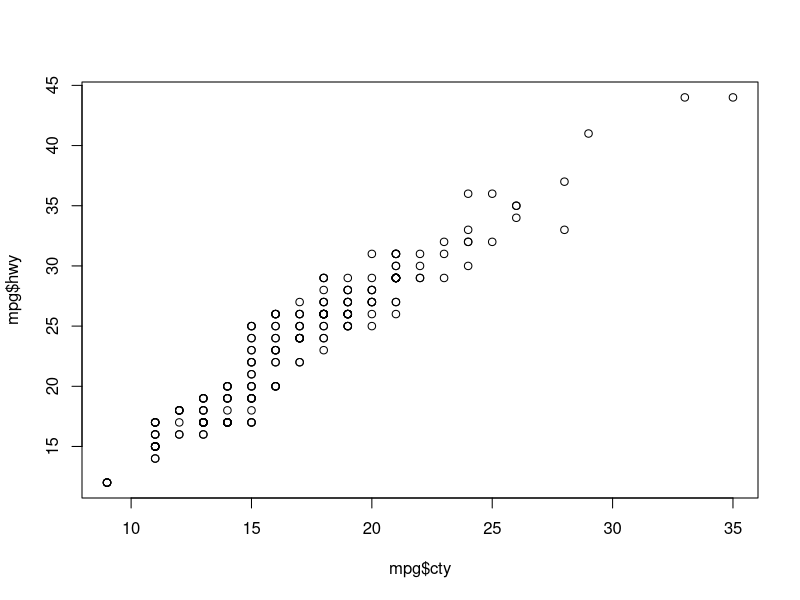
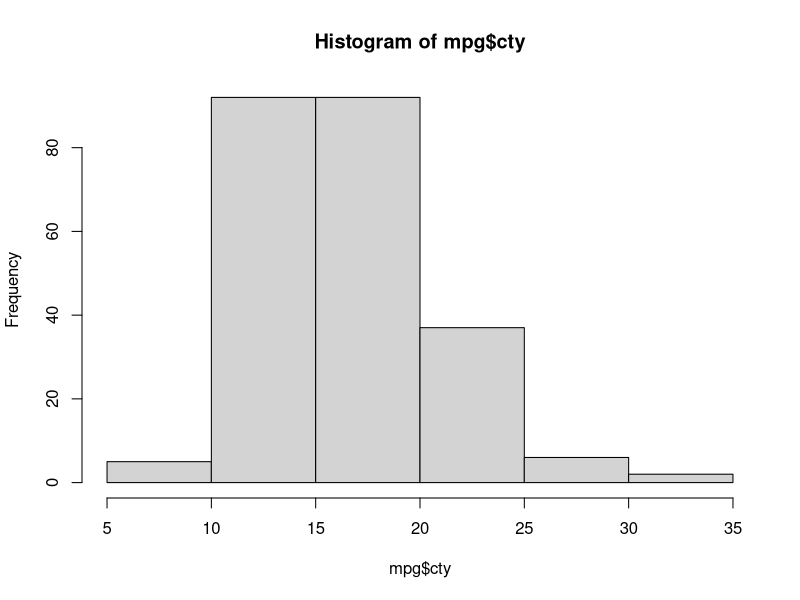
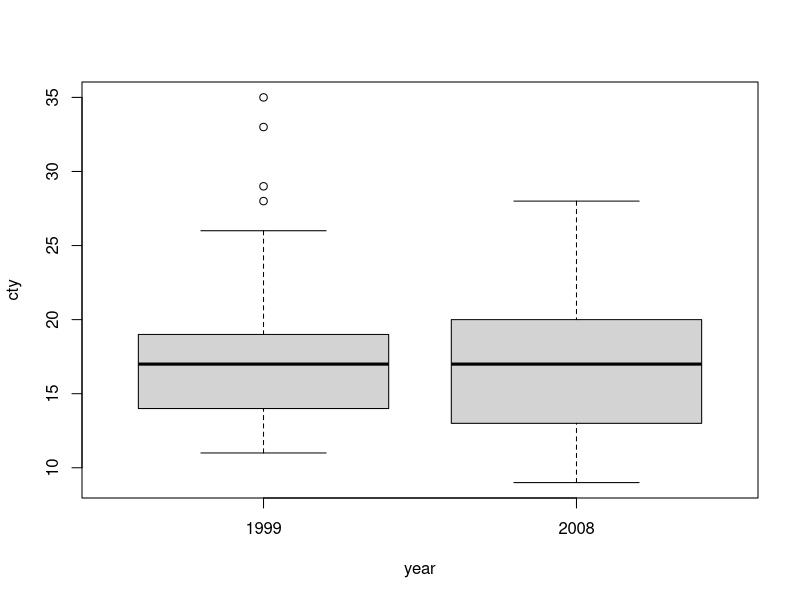
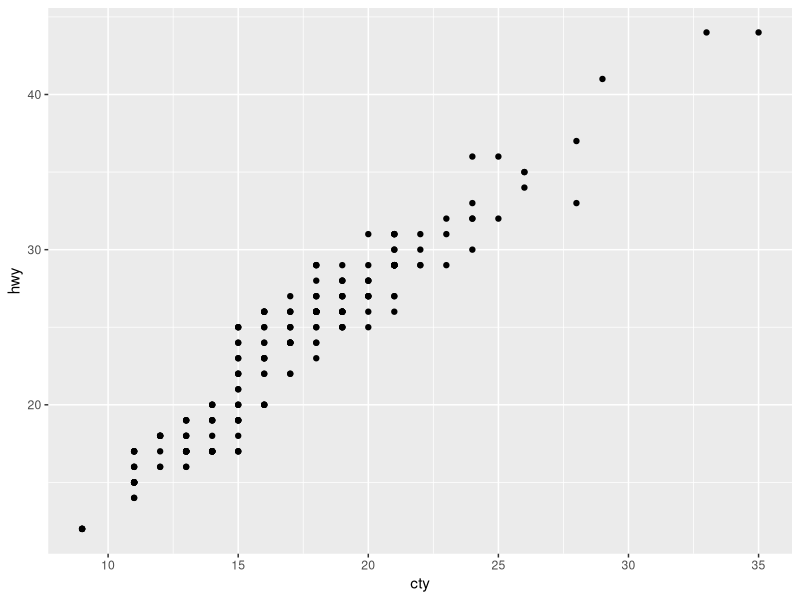
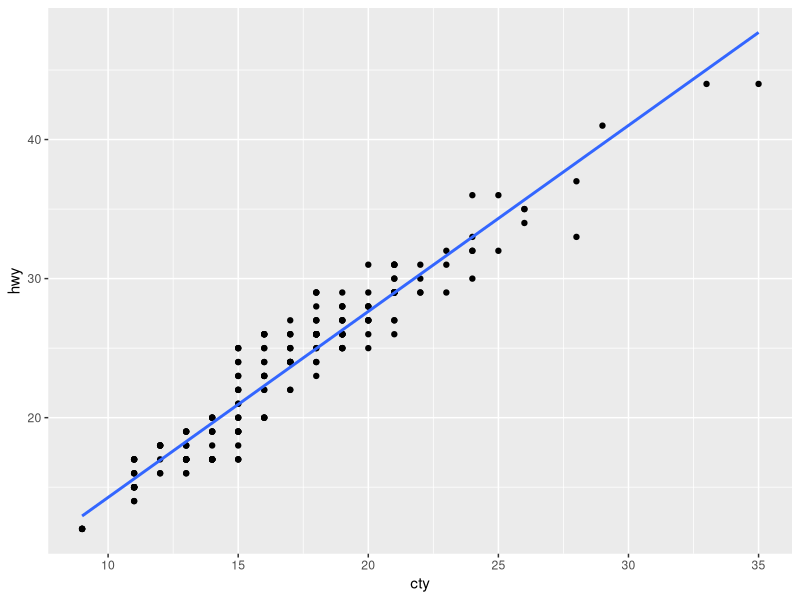
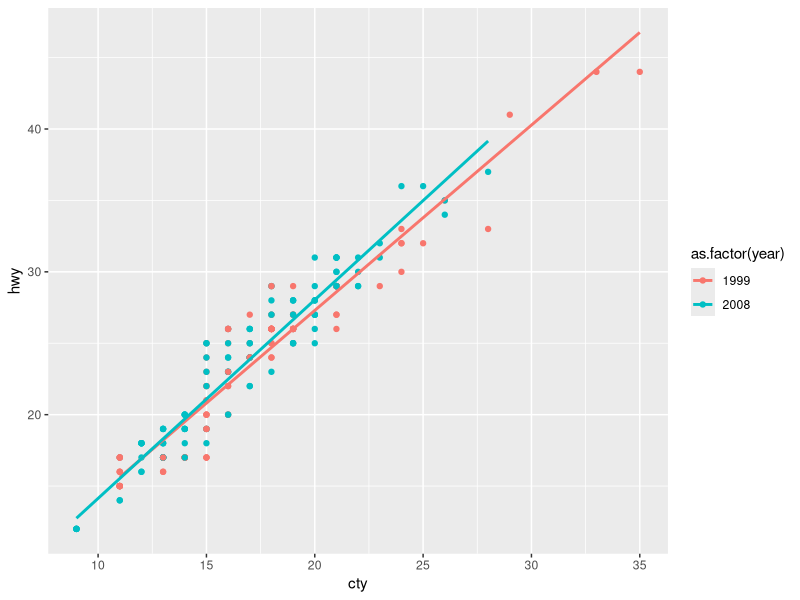
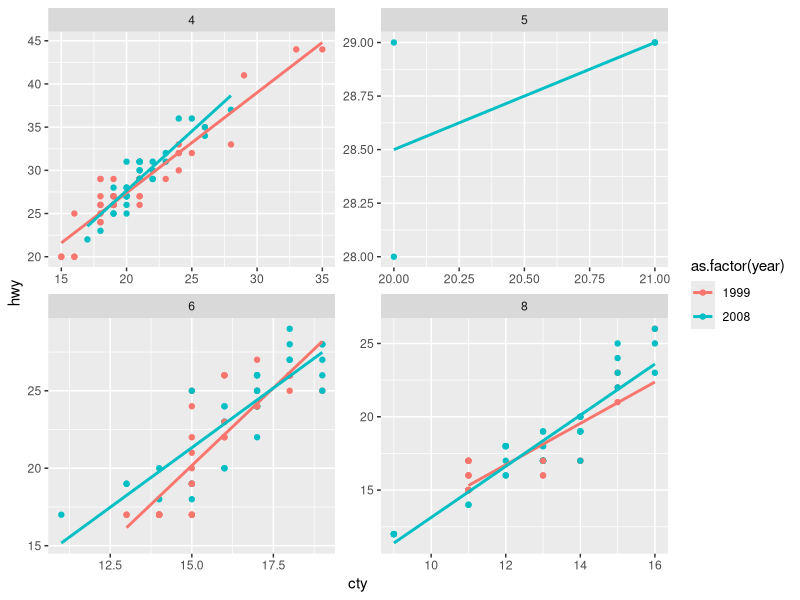
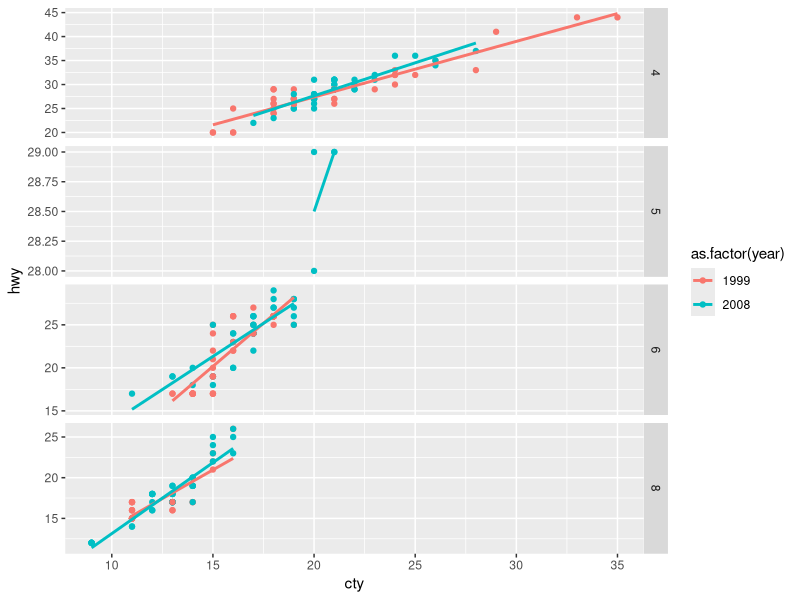

The R source for these figures, in order:
## ---- chunk 1
#| include: false

library(tidyverse)
## ---- chunk 2
mpg %>% 
  head()
## ---- chunk 3
plot(mpg$cty, mpg$hwy)
## ---- chunk 4
hist(mpg$cty)
## ---- chunk 5
# boxplot(mpg$cty ~ mpg$year)
boxplot(cty ~ year, data = mpg)
## ---- chunk 6
library(ggplot2)
## ---- chunk 7
ggplot(data = mpg) +
  geom_point(aes(x = cty, y = hwy))
## ---- chunk 8
ggplot(mpg, aes(cty, hwy)) +
  geom_point() + 
  geom_smooth(method = "lm", se = FALSE)
## ---- chunk 9
ggplot(data = mpg, aes(x = cty, y = hwy, color = as.factor(year))) +
  geom_point() +
  geom_smooth(method = "lm", se = FALSE)
## ---- chunk 10
ggplot(data = mpg, aes(x = cty, y = hwy, color = as.factor(year))) +
  geom_point() +
  geom_smooth(method = "lm", se = FALSE) +
  facet_wrap(~ cyl, scales = "free")
## ---- chunk 11
ggplot(data = mpg, aes(x = cty, y = hwy, color = as.factor(year))) +
  geom_point() +
  geom_smooth(method = "lm", se = FALSE) +
  facet_grid(cyl ~ ., scales = "free")
## ---- chunk 12
ggplot(mpg, aes(drv, fill = as.factor(cyl))) +
  geom_bar()
## ---- chunk 13
ggplot(mpg) +
  geom_bar(aes("", fill = as.factor(cyl)))
## ---- chunk 14
ggplot(mpg, aes(drv, fill = as.factor(cyl))) +
  geom_bar(alpha = 0.2, position = "identity")
## ---- chunk 15
ggplot(mpg, aes(drv, fill = as.factor(cyl))) +
  geom_bar(position = "fill")
## ---- chunk 16
ggplot(mpg) +
  geom_bar(aes("", fill = as.factor(cyl))) +
  coord_polar(theta = "y") +
  theme_void() +
  labs(title = "Розподіл автомобілів за к-тю циліндрів",
       subtitle = "за даними датасету mpg",
       caption = "Мірошниченко І.В.")
## ---- chunk 17
ggplot(mpg, aes(x = as.factor(cyl), y = cty)) +
  geom_boxplot() +
  coord_flip()
## ---- chunk 18
ggplot(mpg, aes(cty, fill = as.factor(cyl))) +
  geom_histogram(bins = 10)
## ---- chunk 19
ggplot(mpg, aes(cty, fill = as.factor(cyl))) +
  geom_density(alpha = 0.2)
## ---- chunk 20
ukr <- map_data("world", region = "Ukraine")

ggplot(ukr, aes(long, lat, group = group)) +
  geom_polygon(fill = "darkgreen", color = "black") +
  coord_quickmap()
